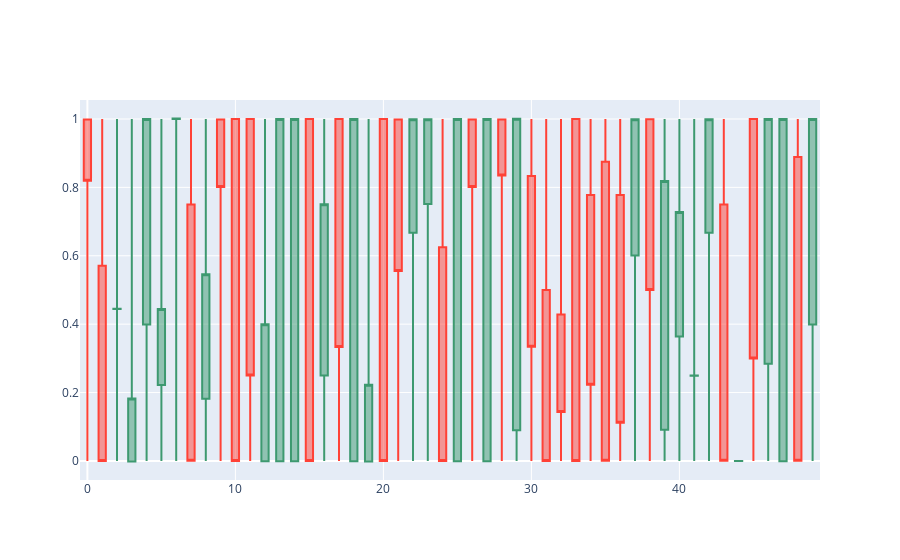
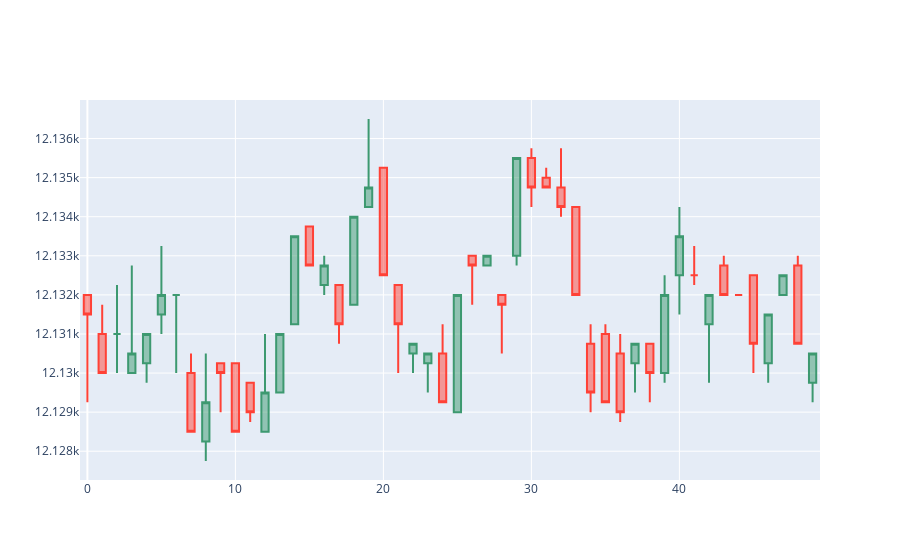

The code cell stored with these charts, in order, in its notebook:
### Code cell
#plot normalized candles chart along with original candles, to compare if each candle has the same style (color, body height, ratio or shift)

plot_sample(out[5000:5050].detach().numpy())
plot_sample(candles_sample[5000:5050].detach().numpy())
